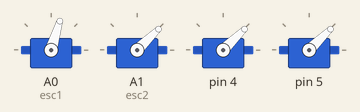
A sketch run on a simulated Arduino Uno, built with avr-gcc and run on an emulated ATmega328P. On the bench: 4 × servo.

Above: at 3.05 s.
At 10.05 s:
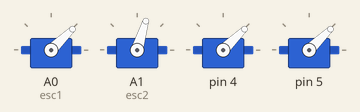
At 17.05 s:
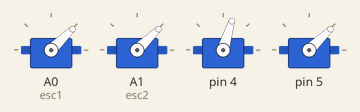
At 24.05 s:
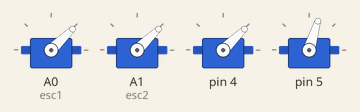
At 30.95 s:
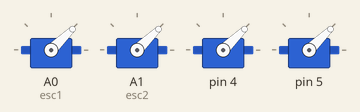
Timing chart, 0 to 39.4 s (numbered marks = the images above):
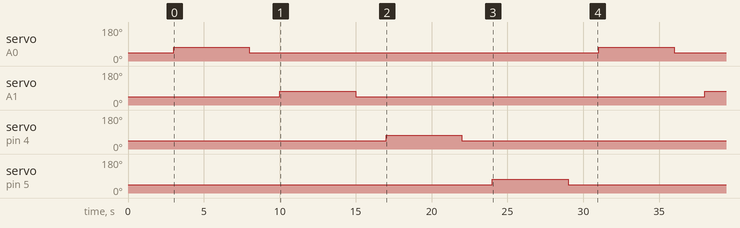

Measured:
- by itself, servo on A0 (esc1), servo on A1 (esc2), servo on pin 4, servo on pin 5: alternates 73° for 5.0 s and 44° for 23.0 s

The sketch:

testingmotors.ino
```cpp
#include <Servo.h>

Servo esc1, esc2, esc3, esc4;   // ESC objects

void setup() {
  // Attach ESCs to pins
  esc1.attach(A0); //rear left
  esc2.attach(A1); //front left
  esc3.attach(PB4); //front right
  esc4.attach(PB5); //rear right

  // Initialize ESCs with minimum throttle
  esc1.writeMicroseconds(1000);
  esc2.writeMicroseconds(1000);
  esc3.writeMicroseconds(1000);
  esc4.writeMicroseconds(1000);

  delay(3000);   // wait 3s for ESCs to initialize
}

void loop() {
  // Motor 1
  esc1.writeMicroseconds(1300);
  delay(5000);
  esc1.writeMicroseconds(1000);
  delay(2000);

  // Motor 2
  esc2.writeMicroseconds(1300);
  delay(5000);
  esc2.writeMicroseconds(1000);
  delay(2000);

  // Motor 3
  esc3.writeMicroseconds(1300);
  delay(5000);
  esc3.writeMicroseconds(1000);
  delay(2000);

  // Motor 4
  esc4.writeMicroseconds(1300);
  delay(5000);
  esc4.writeMicroseconds(1000);
  delay(2000);
}
```
